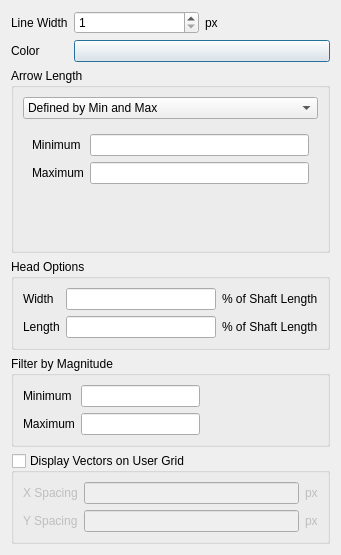
<?xml version="1.0" encoding="UTF-8"?>
<ui version="4.0">
 <class>Dialog</class>
 <widget class="QDialog" name="Dialog">
  <property name="geometry">
   <rect>
    <x>0</x>
    <y>0</y>
    <width>341</width>
    <height>555</height>
   </rect>
  </property>
  <property name="windowTitle">
   <string>Vector Rendering Options</string>
  </property>
  <layout class="QVBoxLayout" name="verticalLayout">
   <item>
    <layout class="QFormLayout" name="formLayout_4">
     <item row="0" column="0">
      <widget class="QLabel" name="lineWidthLabel">
       <property name="text">
        <string>Line Width</string>
       </property>
      </widget>
     </item>
     <item row="0" column="1">
      <layout class="QHBoxLayout" name="horizontalLayout">
       <item>
        <widget class="QSpinBox" name="lineWidthSpinBox">
         <property name="minimum">
          <number>1</number>
         </property>
         <property name="maximum">
          <number>10000</number>
         </property>
        </widget>
       </item>
       <item>
        <widget class="QLabel" name="pxLabel">
         <property name="text">
          <string>px</string>
         </property>
        </widget>
       </item>
      </layout>
     </item>
     <item row="1" column="0">
      <widget class="QLabel" name="label">
       <property name="text">
        <string>Color</string>
       </property>
      </widget>
     </item>
     <item row="1" column="1">
      <widget class="QgsColorButton" name="colorButton"/>
     </item>
    </layout>
   </item>
   <item>
    <widget class="QGroupBox" name="generalOptionsGroupBox">
     <property name="title">
      <string>Arrow Length</string>
     </property>
     <layout class="QVBoxLayout" name="verticalLayout_2">
      <item>
       <widget class="QComboBox" name="shaftLengthComboBox">
        <property name="minimumSize">
         <size>
          <width>0</width>
          <height>0</height>
         </size>
        </property>
        <property name="sizeAdjustPolicy">
         <enum>QComboBox::AdjustToContents</enum>
        </property>
        <item>
         <property name="text">
          <string>Defined by Min and Max</string>
         </property>
        </item>
        <item>
         <property name="text">
          <string>Scaled to Magnitude</string>
         </property>
        </item>
        <item>
         <property name="text">
          <string>Fixed</string>
         </property>
        </item>
       </widget>
      </item>
      <item>
       <widget class="QStackedWidget" name="stackedWidget">
        <property name="currentIndex">
         <number>0</number>
        </property>
        <widget class="QWidget" name="page">
         <layout class="QFormLayout" name="formLayout">
          <item row="0" column="0">
           <widget class="QLabel" name="minimumShaftLabel">
            <property name="text">
             <string>Minimum</string>
            </property>
           </widget>
          </item>
          <item row="0" column="1">
           <widget class="QLineEdit" name="minimumShaftLineEdit"/>
          </item>
          <item row="1" column="0">
           <widget class="QLabel" name="maximumShaftLabel">
            <property name="text">
             <string>Maximum</string>
            </property>
           </widget>
          </item>
          <item row="1" column="1">
           <widget class="QLineEdit" name="maximumShaftLineEdit"/>
          </item>
         </layout>
        </widget>
        <widget class="QWidget" name="page_2">
         <layout class="QFormLayout" name="formLayout_2">
          <item row="0" column="0">
           <widget class="QLabel" name="scaleByFactorOfLabel">
            <property name="text">
             <string>Scale by a Factor of:</string>
            </property>
           </widget>
          </item>
          <item row="0" column="1">
           <widget class="QLineEdit" name="scaleByFactorOfLineEdit"/>
          </item>
         </layout>
        </widget>
        <widget class="QWidget" name="page_3">
         <layout class="QFormLayout" name="formLayout_3">
          <item row="0" column="0">
           <widget class="QLabel" name="LengthLabel">
            <property name="text">
             <string>Length</string>
            </property>
           </widget>
          </item>
          <item row="0" column="1">
           <widget class="QLineEdit" name="lengthLineEdit"/>
          </item>
         </layout>
        </widget>
       </widget>
      </item>
     </layout>
    </widget>
   </item>
   <item>
    <widget class="QGroupBox" name="headOptionsGroupBox">
     <property name="title">
      <string>Head Options</string>
     </property>
     <layout class="QGridLayout" name="gridLayout_4">
      <item row="0" column="0">
       <widget class="QLabel" name="headWidthLabel">
        <property name="text">
         <string>Width</string>
        </property>
       </widget>
      </item>
      <item row="0" column="1">
       <widget class="QLineEdit" name="headWidthLineEdit"/>
      </item>
      <item row="0" column="2">
       <widget class="QLabel" name="percShaftLenLabel">
        <property name="text">
         <string>% of Shaft Length</string>
        </property>
       </widget>
      </item>
      <item row="1" column="0">
       <widget class="QLabel" name="headLengthLabel">
        <property name="text">
         <string>Length</string>
        </property>
       </widget>
      </item>
      <item row="1" column="1">
       <widget class="QLineEdit" name="headLengthLineEdit"/>
      </item>
      <item row="1" column="2">
       <widget class="QLabel" name="percShaftLenLabel_2">
        <property name="text">
         <string>% of Shaft Length</string>
        </property>
       </widget>
      </item>
     </layout>
    </widget>
   </item>
   <item>
    <widget class="QGroupBox" name="filterByMagGroupBox">
     <property name="title">
      <string>Filter by Magnitude</string>
     </property>
     <property name="checked">
      <bool>false</bool>
     </property>
     <layout class="QGridLayout" name="gridLayout_5">
      <item row="1" column="1">
       <widget class="QLineEdit" name="maxMagLineEdit"/>
      </item>
      <item row="0" column="0">
       <widget class="QLabel" name="minimumMagLabel">
        <property name="text">
         <string>Minimum</string>
        </property>
       </widget>
      </item>
      <item row="0" column="1">
       <widget class="QLineEdit" name="minMagLineEdit"/>
      </item>
      <item row="1" column="0">
       <widget class="QLabel" name="maximumMagLabel">
        <property name="text">
         <string>Maximum</string>
        </property>
       </widget>
      </item>
      <item row="1" column="2">
       <spacer name="horizontalSpacer">
        <property name="orientation">
         <enum>Qt::Horizontal</enum>
        </property>
        <property name="sizeHint" stdset="0">
         <size>
          <width>40</width>
          <height>20</height>
         </size>
        </property>
       </spacer>
      </item>
     </layout>
    </widget>
   </item>
   <item>
    <widget class="QGroupBox" name="displayVectorsOnGridGroupBox">
     <property name="title">
      <string>Display Vectors on User Grid</string>
     </property>
     <property name="checkable">
      <bool>true</bool>
     </property>
     <property name="checked">
      <bool>false</bool>
     </property>
     <layout class="QGridLayout" name="gridLayout_2">
      <item row="0" column="0">
       <layout class="QGridLayout" name="gridLayout">
        <item row="0" column="0">
         <widget class="QLabel" name="xSpacingLabel">
          <property name="text">
           <string>X Spacing</string>
          </property>
         </widget>
        </item>
        <item row="0" column="1">
         <widget class="QLineEdit" name="xSpacingLineEdit"/>
        </item>
        <item row="0" column="2">
         <widget class="QLabel" name="pxLabel_2">
          <property name="text">
           <string>px</string>
          </property>
         </widget>
        </item>
        <item row="1" column="0">
         <widget class="QLabel" name="ySpacingLabel">
          <property name="text">
           <string>Y Spacing</string>
          </property>
         </widget>
        </item>
        <item row="1" column="1">
         <widget class="QLineEdit" name="ySpacingLineEdit"/>
        </item>
        <item row="1" column="2">
         <widget class="QLabel" name="pxLabel_3">
          <property name="text">
           <string>px</string>
          </property>
         </widget>
        </item>
       </layout>
      </item>
     </layout>
    </widget>
   </item>
  </layout>
 </widget>
 <customwidgets>
  <customwidget>
   <class>QgsColorButton</class>
   <extends>QPushButton</extends>
   <header>qgis.gui</header>
  </customwidget>
 </customwidgets>
 <tabstops>
  <tabstop>minimumShaftLineEdit</tabstop>
  <tabstop>maximumShaftLineEdit</tabstop>
  <tabstop>scaleByFactorOfLineEdit</tabstop>
  <tabstop>lengthLineEdit</tabstop>
  <tabstop>lineWidthSpinBox</tabstop>
  <tabstop>xSpacingLineEdit</tabstop>
  <tabstop>ySpacingLineEdit</tabstop>
  <tabstop>headWidthLineEdit</tabstop>
  <tabstop>headLengthLineEdit</tabstop>
  <tabstop>filterByMagGroupBox</tabstop>
  <tabstop>minMagLineEdit</tabstop>
  <tabstop>maxMagLineEdit</tabstop>
 </tabstops>
 <resources/>
 <connections>
  <connection>
   <sender>shaftLengthComboBox</sender>
   <signal>currentIndexChanged(int)</signal>
   <receiver>Dialog</receiver>
   <slot>shaftLengthMethodChanged()</slot>
   <hints>
    <hint type="sourcelabel">
     <x>167</x>
     <y>52</y>
    </hint>
    <hint type="destinationlabel">
     <x>295</x>
     <y>221</y>
    </hint>
   </hints>
  </connection>
 </connections>
 <slots>
  <slot>shaftLengthMethodChanged()</slot>
  <slot>apply()</slot>
 </slots>
</ui>
